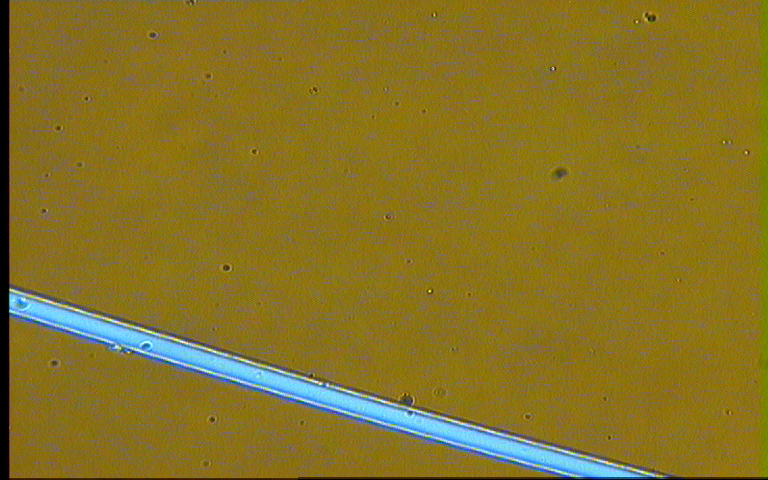
#> input picture pic2data/SolubilityEvaluation_0.1/309.14.png, 768 x 480 px
$ python zzz_testfile.py
#> lines starting #> are read from the running program, lines starting #| are printed output that depends on the picture
from mpl_toolkits.mplot3d import Axes3D
from matplotlib import pylab as pl
from PIL import Image
import numpy as np
import matplotlib.pyplot as plt
from matplotlib import cm
import matplotlib.image as mpimg

#img = Image.open('309.14.png')#[:,:,2]#.convert('L')
img = mpimg.imread('309.14.png')[:,:,2]
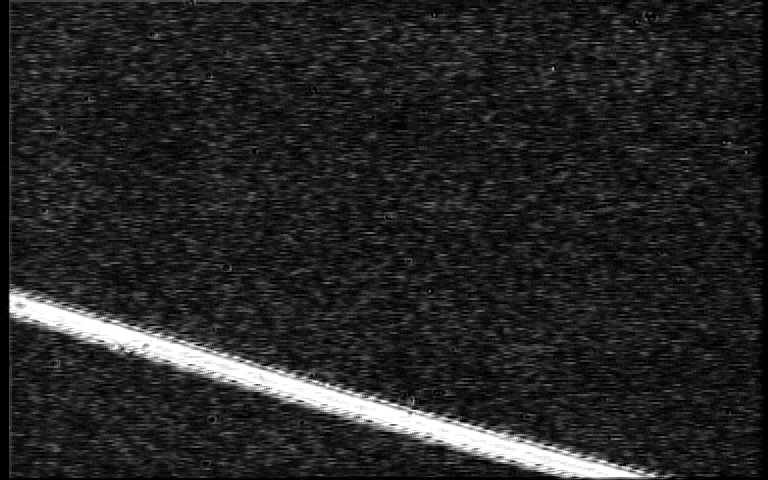
#> img: shape (480, 768) float32; min 0, max 1, mean 0.146
z   = np.asarray(img)*100
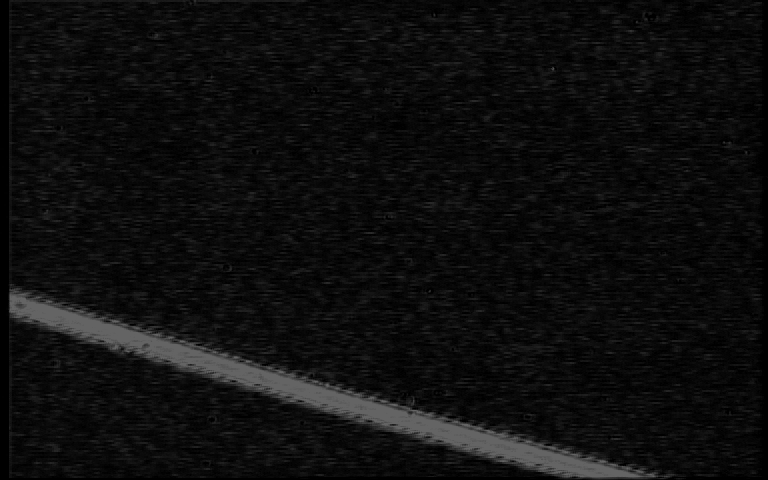
#> z: shape (480, 768) float32; min 0, max 100, mean 14.6


# [22 lines of commented-out code are left out]
gd = np.array([])
j = 4
for i in range(len(z[:,0])-10):
    summe = sum(z[i:i+10, 200])/10
    gd = np.append(gd,summe)
    j += 1
#> this loop made 470 passes
#> summe on passes 9 to 11: 10.94, 13.76, 16.47
#> after the loop, gd = 470 values, max 96.43 at index 354, min 6.59 at index 304, mean 16.54; j = 474
print(len(gd))
#| 470


fig2 = plt.figure()
print(len(z[4:474,200]))
#| 470
plt.plot(z[4:474,200])
plt.plot(gd, 'r')
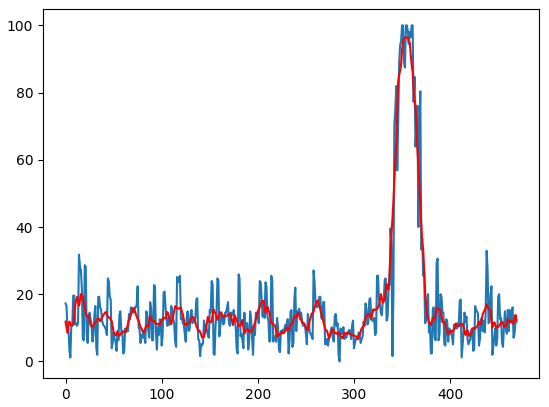
#> figure drawn by matplotlib, 1 panel; curve peaks at x = 350, y = 100; curve peaks at x = 354, y = 96.43
